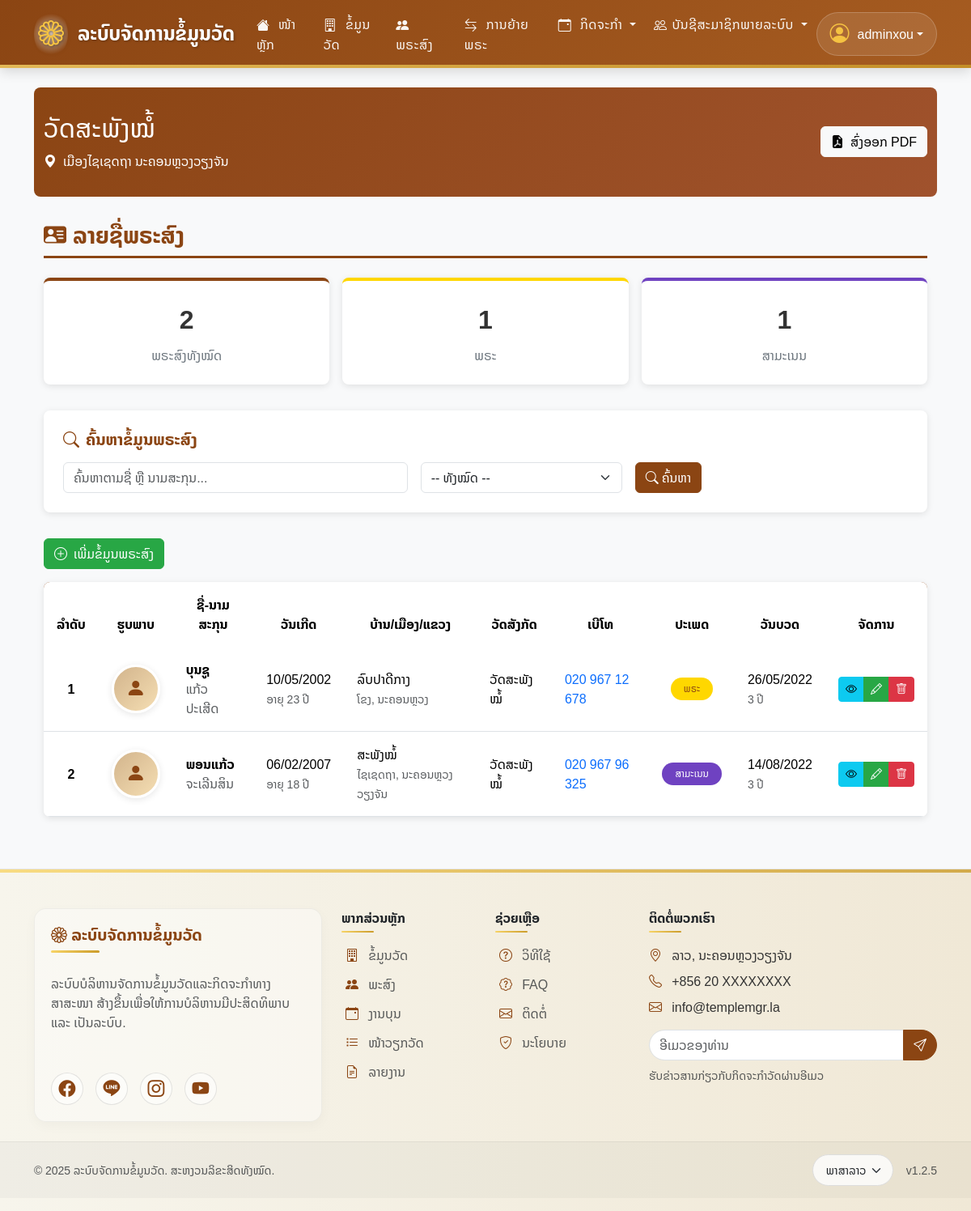
Screenshot of /monks/list.php (signed in) with the database file from the repository.
### tables this page shows
CREATE TABLE `temples` (
  `temple_id` int(11) NOT NULL,
  `temple_name` varchar(150) NOT NULL,
  `village` varchar(100) DEFAULT NULL,
  `district` varchar(100) DEFAULT NULL,
  `province` varchar(100) DEFAULT NULL,
  `created_at` timestamp NULL DEFAULT current_timestamp(),
  `updated_at` timestamp NULL DEFAULT current_timestamp() ON UPDATE current_timestamp()
);

CREATE TABLE `monks` (
  `monk_id` int(11) NOT NULL,
  `first_name` varchar(100) NOT NULL,
  `last_name` varchar(100) NOT NULL,
  `birth_date` date DEFAULT NULL,
  `village` varchar(100) DEFAULT NULL,
  `district` varchar(100) DEFAULT NULL,
  `province` varchar(100) DEFAULT NULL,
  `ordination_date` date DEFAULT NULL,
  `temple_id` int(11) DEFAULT NULL,
  `phone` varchar(20) DEFAULT NULL,
  `type` varchar(50) DEFAULT NULL,
  `move_in_date` date DEFAULT NULL,
  `image_path` varchar(255) DEFAULT NULL,
  `created_at` timestamp NULL DEFAULT current_timestamp(),
  `updated_at` timestamp NULL DEFAULT current_timestamp() ON UPDATE current_timestamp()
);

### monks/list.php (the view, shortened to what this page needs)
<?php
require_once '../config.php';
$search = $_GET['search'] ?? '';
$type_filter = $_GET['type'] ?? '';
$sql = "SELECT m.*, t.temple_name,
        TIMESTAMPDIFF(YEAR, m.birth_date, CURDATE()) AS age,
        TIMESTAMPDIFF(YEAR, m.ordination_date, CURDATE()) AS ordination_years
        FROM monks m
        LEFT JOIN temples t ON m.temple_id = t.temple_id";
$sql .= " ORDER BY
  CASE
    WHEN m.type = 'ພຣະ' THEN 0
    WHEN m.type = 'ສາມະເນນ' THEN 1
    ELSE 2
  END,
  m.first_name ASC";
$stmt = $conn->prepare($sql);
$stmt->execute();
$result = $stmt->get_result();
$total_monk = $conn->query("SELECT COUNT(*) AS total FROM monks")->fetch_assoc()['total'];
$phra_count = $conn->query("SELECT COUNT(*) AS total FROM monks WHERE type = 'ພຣະ'")->fetch_assoc()['total'];
$samanen_count = $conn->query("SELECT COUNT(*) AS total FROM monks WHERE type = 'ສາມະເນນ'")->fetch_assoc()['total'];
$templeStmt = $conn->prepare("SELECT temple_name FROM temples WHERE temple_id = 1 LIMIT 1");
$templeStmt->execute();
$templeResult = $templeStmt->get_result();
$temple = $templeResult->fetch_assoc();
$templeName = $temple ? $temple['temple_name'] : 'ວັດສະພັງໝໍ້ ໄຊຍະຣາມ';
?>
<?php include '../includes/header.php' ?>
<div class="main-header">
  <div class="container">
    <div class="row align-items-center">
      <div class="col-md-8">
        <h2 class="mb-2"><?= htmlspecialchars($templeName) ?></h2>
        <p class="mb-0"><i class="bi bi-geo-alt-fill me-2"></i>ເມືອງໄຊເຊດຖາ ນະຄອນຫຼວງວຽງຈັນ</p>
      </div>
      <div class="col-md-4 text-md-end">
        <a href="export_pdf.php?search=<?= urlencode($search) ?>&type=<?= urlencode($type_filter) ?>"
           target="_blank" class="btn btn-light">
          <i class="bi bi-file-earmark-pdf-fill me-2"></i>ສົ່ງອອກ PDF
        </a>
      </div>
    </div>
  </div>
</div>
<div class="container">
  <h3 class="page-title">
    <i class="bi bi-person-vcard-fill me-2"></i>ລາຍຊື່ພຣະສົງ
  </h3>
  <div class="stats-cards">
    <div class="row g-3">
      <div class="col-md-4">
        <div class="stat-card total">
          <div class="stat-number"><?= number_format($total_monk) ?></div>
          <div class="stat-label">ພຣະສົງທັງໝົດ</div>
        </div>
      </div>
      <div class="col-md-4">
        <div class="stat-card phra">
          <div class="stat-number"><?= number_format($phra_count) ?></div>
          <div class="stat-label">ພຣະ</div>
        </div>
      </div>
      <div class="col-md-4">
        <div class="stat-card samanen">
          <div class="stat-number"><?= number_format($samanen_count) ?></div>
          <div class="stat-label">ສາມະເນນ</div>
        </div>
      </div>
    </div>
  </div>
  <div class="search-form">
    <h5 class="search-title">
      <i class="bi bi-search me-2"></i>ຄົ້ນຫາຂໍ້ມູນພຣະສົງ
    </h5>
    <form method="GET" class="row g-3">
      <div class="col-md-5">
        <input type="text" name="search" value="<?= htmlspecialchars($_GET['search'] ?? '') ?>"
               class="form-control" placeholder="ຄົ້ນຫາຕາມຊື່ ຫຼື ນາມສະກຸນ...">
      </div>
      <div class="col-md-3">
        <select name="type" class="form-select">
          <option value="">-- ທັງໝົດ --</option>
        </select>
      </div>
      <div class="col-md-4">
        <button type="submit" class="btn btn-primary me-2">
          <i class="bi bi-search me-1"></i>ຄົ້ນຫາ
        </button>
      </div>
    </form>
  </div>
  <div class="mb-3">
    <a href="add.php" class="btn btn-success">
      <i class="bi bi-plus-circle me-2"></i>ເພີ່ມຂໍ້ມູນພຣະສົງ
    </a>
  </div>
  <div class="data-table">
    <div class="table-responsive">
      <table class="table table-hover align-middle mb-0">
        <thead class="table-header">
          <tr>
            <th width="60">ລຳດັບ</th>
            <th width="80">ຮູບພາບ</th>
            <th>ຊື່-ນາມສະກຸນ</th>
            <th>ວັນເກີດ</th>
            <th>ບ້ານ/ເມືອງ/ແຂວງ</th>
            <th>ວັດສັງກັດ</th>
            <th>ເບີໂທ</th>
            <th>ປະເພດ</th>
            <th>ວັນບວດ</th>
            <th width="120">ຈັດການ</th>
          </tr>
        </thead>
        <tbody>
          <?php
          $i = 1;
          if ($result->num_rows == 0):
          ?>
            <tr>
              <td colspan="10">
                <div class="no-data">
                  <i class="bi bi-search"></i>
                  <h4>ບໍ່ພົບຂໍ້ມູນພຣະສົງ</h4>
                  <?php if (!empty($search) || !empty($type_filter)): ?>
                    <p>ກະລຸນາລອງຄົ້ນຫາດ້ວຍຄຳສັບອື່ນ ຫຼື ສະແດງທັງໝົດ</p>
                    <a href="list.php" class="btn btn-primary">ສະແດງທັງໝົດ</a>
                  <?php else: ?>
                    <p>ຍັງບໍ່ມີຂໍ້ມູນພຣະສົງໃນລະບົບ</p>
                    <a href="add.php" class="btn btn-success">ເພີ່ມຂໍ້ມູນພຣະສົງ</a>
                  <?php endif; ?>
                </div>
              </td>
            </tr>
          <?php else: ?>
            <?php while ($row = $result->fetch_assoc()): ?>
            <tr>
              <td class="text-center fw-bold"><?= $i++ ?></td>
              <td class="text-center">
                <?php if (!empty($row['image_path']) && file_exists('../uploads/' . $row['image_path'])): ?>
                  <img src="../uploads/<?= htmlspecialchars($row['image_path']) ?>"
                       class="monk-img" alt="<?= htmlspecialchars($row['first_name']) ?>">
                <?php else: ?>
                  <div class="default-avatar">
                    <i class="bi bi-person-fill"></i>
                  </div>
                <?php endif; ?>
              </td>
              <td>
                <div class="fw-bold"><?= htmlspecialchars($row['first_name']) ?></div>
                <div class="text-muted"><?= htmlspecialchars($row['last_name']) ?></div>
              </td>
              <td>
                <div><?= date('d/m/Y', strtotime($row['birth_date'])) ?></div>
                <small class="text-muted">
                  <?= isset($row['age']) ? "ອາຍຸ " . $row['age'] . " ປີ" : "" ?>
                </small>
              </td>
              <td>
                <div><?= htmlspecialchars($row['village']) ?></div>
                <small class="text-muted">
                  <?= htmlspecialchars($row['district']) ?>, <?= htmlspecialchars($row['province']) ?>
                </small>
              </td>
              <td><?= htmlspecialchars($row['temple_name'] ?? 'ບໍ່ລະບຸ') ?></td>
              <td>
                <?php if (!empty($row['phone'])): ?>
                  <a href="tel:<?= htmlspecialchars($row['phone']) ?>" class="text-decoration-none">
                    <?= htmlspecialchars($row['phone']) ?>
                  </a>
                <?php else: ?>
                  <span class="text-muted">-</span>
                <?php endif; ?>
              </td>
              <td class="text-center">
                <?php if ($row['type'] === 'ພຣະ'): ?>
                  <span class="badge badge-phra">ພຣະ</span>
                <?php elseif ($row['type'] === 'ສາມະເນນ'): ?>
                  <span class="badge badge-samanen">ສາມະເນນ</span>
                <?php else: ?>
                  <span class="badge bg-secondary">-</span>
                <?php endif; ?>
              </td>
              <td>
                <div><?= date('d/m/Y', strtotime($row['ordination_date'])) ?></div>
                <small class="text-muted">
                  <?= isset($row['ordination_years']) ? $row['ordination_years'] . " ປີ" : "" ?>
                </small>
              </td>
             <td class="text-center">
  <div class="btn-group" role="group" aria-label="Action buttons">
    <a href="view.php?id=<?= $row['monk_id'] ?>" class="btn btn-info btn-sm" title="ເບິ່ງຂໍ້ມູນ">
      <i class="bi bi-eye"></i>
    </a>
    <a href="edit.php?id=<?= $row['monk_id'] ?>" class="btn btn-success btn-sm" title="ແກ້ໄຂ">
      <i class="bi bi-pencil"></i>
    </a>
    <button type="button" class="btn btn-danger btn-sm" title="ລຶບ"
            onclick="confirmDelete(<?= $row['monk_id'] ?>, '<?= htmlspecialchars($row['first_name'] . ' ' . $row['last_name']) ?>')">
      <i class="bi bi-trash"></i>
    </button>
  </div>
</td>
            </tr>
            <?php endwhile; ?>
          <?php endif; ?>
        </tbody>
      </table>
    </div>
  </div>
</div>
<?php include '../includes/footer.php'; ?>

### includes/header.php (style rules this page uses)
:root { --primary-color: #8b4513; --primary-dark: #6a340f; --primary-light: #a65c21; --secondary-color: #f5c242; --secondary-dark: #e0af30; --accent-color: #ffc107; --background-color: #fffaf0; --text-color: #333; --header-height: 75px; --gold-gradient: linear-gradient(135deg, #f8d568, #cb9b29); --wood-gradient: linear-gradient(135deg,rgb(139, 69, 19), #a65c21); }
body { font-family: 'Noto Sans Lao', sans-serif; background-color: var(--background-color); color: var(--text-color); overflow-x: hidden; }

### monks/list.php (style rules this page uses)
body { background-color: #f8f9fa; }
.main-header { background: linear-gradient(135deg, #8B4513, #A0522D); color: white; padding: 2rem 0; margin-bottom: 2rem; border-radius: 8px; }
.page-title { color: #8B4513; font-weight: 700; margin-bottom: 1.5rem; padding-bottom: 0.5rem; border-bottom: 3px solid #8B4513; }
.stats-cards { margin-bottom: 2rem; }
.stat-card { background: white; border-radius: 8px; padding: 1.5rem; text-align: center; box-shadow: 0 2px 8px rgba(0,0,0,0.1); border-top: 4px solid; transition: transform 0.2s; }
.stat-card.total { border-top-color: #8B4513; }
.stat-card.phra { border-top-color: #FFD700; }
.stat-card.samanen { border-top-color: #6f42c1; }
.stat-number { font-size: 2rem; font-weight: 700; color: #333; margin-bottom: 0.5rem; }
.stat-label { color: #6c757d; font-weight: 500; }
.search-form { background: white; padding: 1.5rem; border-radius: 8px; box-shadow: 0 2px 8px rgba(0,0,0,0.1); margin-bottom: 2rem; }
.search-title { color: #8B4513; font-weight: 600; margin-bottom: 1rem; }
.btn-primary { background-color: #8B4513; border-color: #8B4513; font-weight: 500; }
.btn-success { background-color: #28a745; border-color: #28a745; font-weight: 500; }
.data-table { background: white; border-radius: 8px; overflow: hidden; box-shadow: 0 2px 8px rgba(0,0,0,0.1); margin-bottom: 2rem; }
.table-header { background-color: #8B4513; color: white; }
.table-header th { border: none; font-weight: 600; text-align: center; padding: 1rem; }
.table tbody tr { transition: background-color 0.2s; }
.table tbody td { padding: 1rem; vertical-align: middle; }
.default-avatar { width: 60px; height: 60px; background: linear-gradient(135deg, #D2B48C, #F5DEB3); border-radius: 50%; display: flex; align-items: center; justify-content: center; color: #8B4513; font-size: 1.5rem; border: 3px solid white; box-shadow: 0 2px 8px rgba(0,0,0,0.1); }
.badge { font-weight: 500; padding: 0.5rem 1rem; border-radius: 20px; }
.badge-phra { background-color: #FFD700; color: #8B4513; }
.badge-samanen { background-color: #6f42c1; color: white; }

### rows the page displays
temples: temple_name "ວັດສະພັງໝໍ້"
monks: first_name "ບຸນຊູ", last_name "ແກ້ວປະເສີດ", birth_date "10/05/2002", age "23", village "ລົບປາດີກາງ", district "ໂຂງ", province "ນະຄອນຫຼວງ", temple.temple_name "ວັດສະພັງໝໍ້", phone "020 967 12 678", type "ພຣະ", ordination_date "26/05/2022", ordination_years "3"
monks: first_name "ພອນແກ້ວ", last_name "ຈະເລີນສິນ", birth_date "06/02/2007", age "18", village "ສະພັງໝໍ້", district "ໄຊເຊດຖາ", province "ນະຄອນຫຼວງວຽງຈັນ", temple.temple_name "ວັດສະພັງໝໍ້", phone "020 967 96 325", type "ສາມະເນນ", ordination_date "14/08/2022", ordination_years "3"

### other values shown
$userName "adminxou"
$total_monk "2"
$phra_count "1"
$samanen_count "1"
